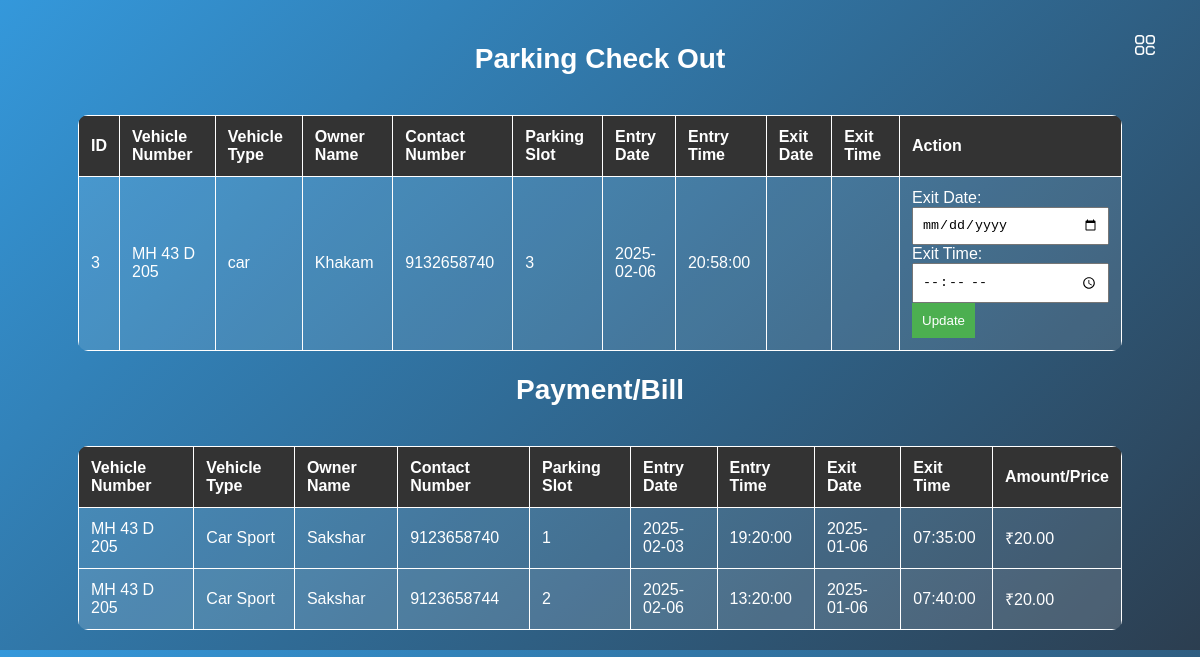
The page /exit.php on the database its author committed.
### tables this page shows
CREATE TABLE `slot` (
  `ID` int(11) NOT NULL,
  `VehicleNumber` varchar(20) NOT NULL,
  `VehicleType` varchar(50) NOT NULL,
  `OwnerName` varchar(100) NOT NULL,
  `ContactNumber` varchar(15) NOT NULL,
  `ParkingSlot` int(11) NOT NULL,
  `EntryDate` date NOT NULL,
  `EntryTime` time NOT NULL,
  `ExitDate` date DEFAULT NULL,
  `ExitTime` time DEFAULT NULL,
  `City` varchar(100) NOT NULL
);

### exit.php (the view, shortened to what this page needs)
<?php
$conn = new mysqli('localhost', 'root', '', 'mini-project');
$query = "SELECT * FROM slot WHERE ExitTime IS NULL";
$result = $conn->query($query);
?>
<!DOCTYPE html>
<html lang="en">
<head>
</head>
<body>
<h2>Parking Check Out</h2>
<table>
    <thead>
        <tr>
            <th>ID</th>
            <th>Vehicle Number</th>
            <th>Vehicle Type</th>
            <th>Owner Name</th>
            <th>Contact Number</th>
            <th>Parking Slot</th>
            <th>Entry Date</th>
            <th>Entry Time</th>
            <th>Exit Date</th>
            <th>Exit Time</th>
            <th>Action</th>
        </tr>
    </thead>
    <tbody>
        <?php while ($row = $result->fetch_assoc()) : ?>
            <tr>
                <td><?= $row['ID'] ?></td>
                <td><?= $row['VehicleNumber'] ?></td>
                <td><?= $row['VehicleType'] ?></td>
                <td><?= $row['OwnerName'] ?></td>
                <td><?= $row['ContactNumber'] ?></td>
                <td><?= $row['ParkingSlot'] ?></td>
                <td><?= $row['EntryDate'] ?></td>
                <td><?= $row['EntryTime'] ?></td>
                <td><?= $row['ExitDate'] ?></td>
                <td><?= $row['ExitTime'] ?></td>
                <td>
                    <form method="post" action="">
                        <label for="exitDate">Exit Date:</label>
                        <input type="date" name="exitDate" required>
                        <label for="exitTime">Exit Time:</label>
                        <input type="time" name="exitTime" required>
                        <button type="submit">Update</button>
                    </form>
                </td>
            </tr>
        <?php endwhile; ?>
    </tbody>
</table>
</body>
</html>
<?php
$conn = new mysqli('localhost', 'root', '', 'mini-project');
$query = "SELECT * FROM slot WHERE ExitTime IS NOT NULL";
$result = $conn->query($query);
?>
<!DOCTYPE html>
<html lang="en">
<head>
</head>
<body>
<h2>Payment/Bill</h2>
        <div id="menuBtn">
            <img src="./images/menu.png" id="menu">
        </div>
<table>
    <thead>
        <tr>
            <th>Vehicle Number</th>
            <th>Vehicle Type</th>
            <th>Owner Name</th>
            <th>Contact Number</th>
            <th>Parking Slot</th>
            <th>Entry Date</th>
            <th>Entry Time</th>
            <th>Exit Date</th>
            <th>Exit Time</th>
            <th>Amount/Price</th>
        </tr>
    </thead>
    <tbody>
        <?php while ($row = $result->fetch_assoc()) : ?>
            <tr>
                <td><?= $row['VehicleNumber'] ?></td>
                <td><?= $row['VehicleType'] ?></td>
                <td><?= $row['OwnerName'] ?></td>
                <td><?= $row['ContactNumber'] ?></td>
                <td><?= $row['ParkingSlot'] ?></td>
                <td><?= $row['EntryDate'] ?></td>
                <td><?= $row['EntryTime'] ?></td>
                <td><?= $row['ExitDate'] ?></td>
                <td><?= $row['ExitTime'] ?></td>
                <td><?= calculateAmount($row['EntryDate'], $row['EntryTime'], $row['ExitDate'], $row['ExitTime']) ?></td>
            </tr>
        <?php endwhile; ?>
    </tbody>
</table>
</body>
</html>
<?php
function calculateAmount($entryDate, $entryTime, $exitDate, $exitTime) {
    $entryTimestamp = strtotime("$entryDate $entryTime");
    $exitTimestamp = strtotime("$exitDate $exitTime");
    $durationInHours = ceil(($exitTimestamp - $entryTimestamp) / 3600);
    $minimumCharge = 20;
    $additionalChargePerHour = 5;
    $totalAmount = $minimumCharge + ($additionalChargePerHour * max(0, $durationInHours - 1));
    return "₹" . number_format($totalAmount, 2);
}
?>

### exit.php (style rules this page uses)
body { background: linear-gradient(135deg, #3498db, #2c3e50); font-family: 'Arial', sans-serif; color: #fff; margin: 0; padding: 20px; display: flex; flex-direction: column; align-items: center; }
h2 { text-align: center; color: #fff; font-size: 28px; margin-bottom: 20px; }
table { width: 90%; border-collapse: collapse; margin-top: 20px; background-color: rgba(255, 255, 255, 0.1); border-radius: 10px; overflow: hidden; }
th, td { border: 1px solid #fff; padding: 12px; text-align: left; }
th { background-color: #333; color: #fff; }
tr:nth-child(even) { background-color: rgba(255, 255, 255, 0.05); }
input { width: 100%; padding: 8px; box-sizing: border-box; }
button { background-color: #4CAF50; color: #fff; padding: 10px; border: none; cursor: pointer; }
#menuBtn { width: 50px; height: 50px; text-align: center; position: fixed; right: 30px; top: 20px; z-index: 3; cursor: pointer; }
#menuBtn img { width: 20px; margin-top: 15px; }

### rows shown on the page
slot: ID "3", VehicleNumber "MH 43 D 205", VehicleType "car", OwnerName "Khakam", ContactNumber "9132658740", ParkingSlot "3", EntryDate "2025-02-06", EntryTime "20:58:00"
slot: VehicleNumber "MH 43 D 205", VehicleType "Car Sport", OwnerName "Sakshar", ContactNumber "9123658740", ParkingSlot "1", EntryDate "2025-02-03", EntryTime "19:20:00", ExitDate "2025-01-06", ExitTime "07:35:00", EntryDate+EntryTime+ExitDate "₹20.00"
slot: VehicleNumber "MH 43 D 205", VehicleType "Car Sport", OwnerName "Sakshar", ContactNumber "9123658744", ParkingSlot "2", EntryDate "2025-02-06", EntryTime "13:20:00", ExitDate "2025-01-06", ExitTime "07:40:00", EntryDate+EntryTime+ExitDate "₹20.00"
